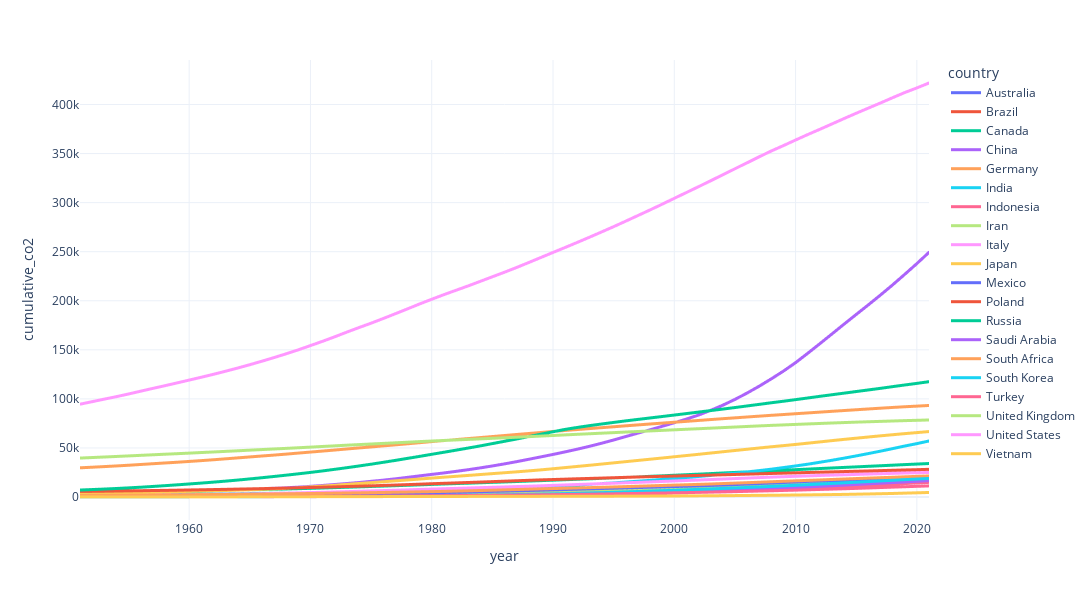

Notebook code cell kept with this figure:
### Code cell
import plotly.express as px

fig = px.line(df0_Top20, x = 'year', y = 'cumulative_co2', color = 'country', template='plotly_white', height=600, width=1200)
fig.update_traces(line={'width': 3})
